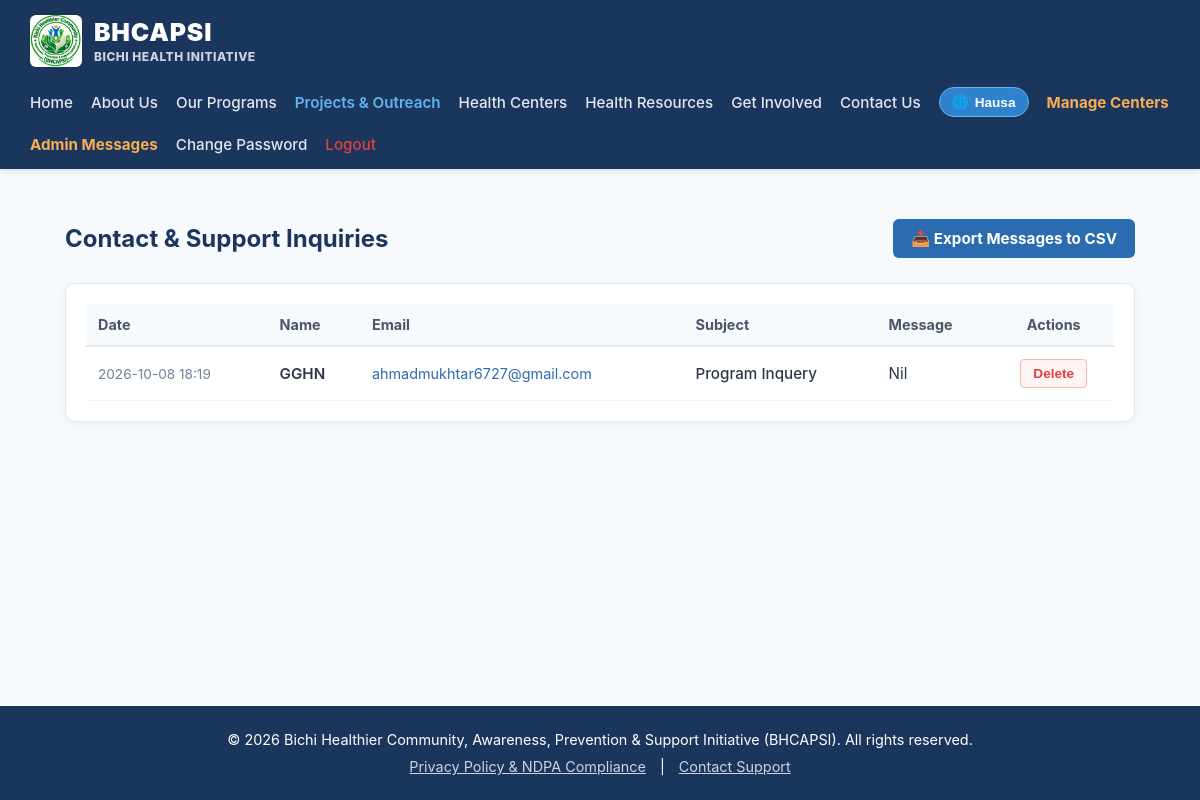
The page /admin/messages (signed in) on the database as committed earlier.
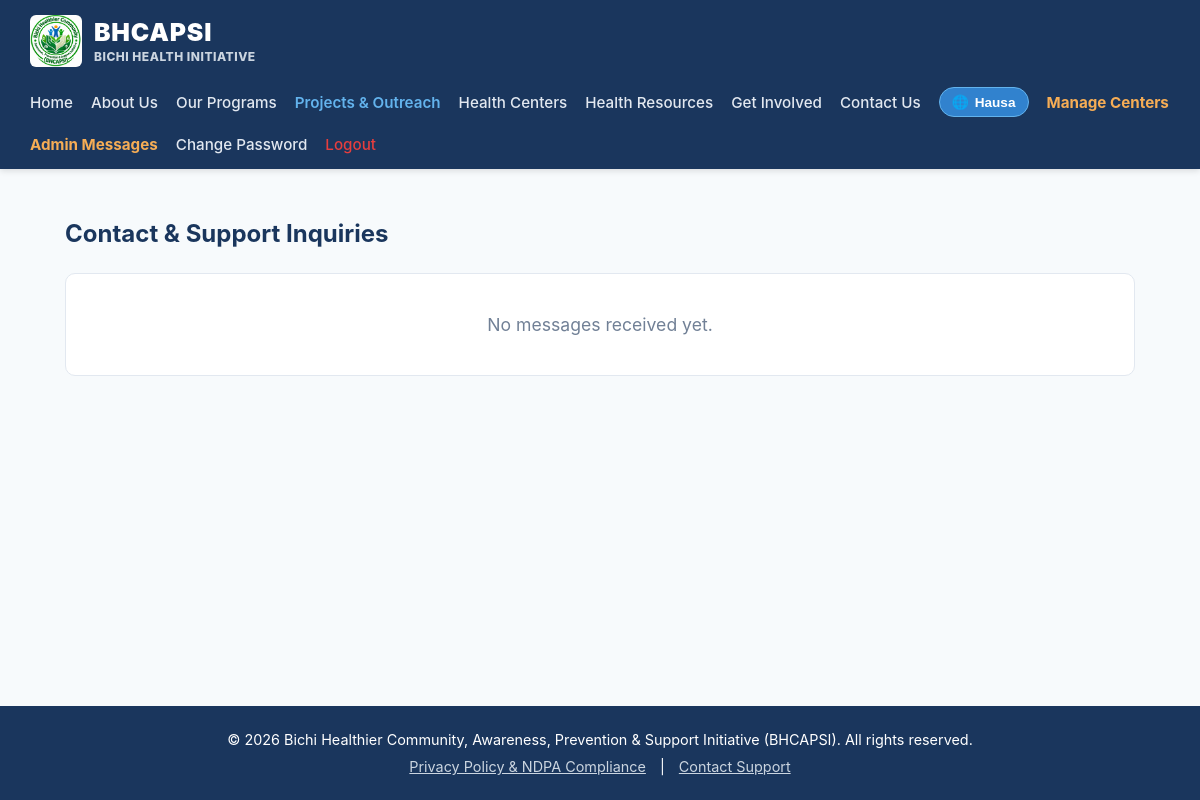
The same page on the database as committed later.
### app.py (models this page shows)
class ContactMessage(db.Model):
    id = db.Column(db.Integer, primary_key=True)
    name = db.Column(db.String(100), nullable=False)
    email = db.Column(db.String(120), nullable=False)
    subject = db.Column(db.String(150), nullable=False)
    message = db.Column(db.Text, nullable=False)
    created_at = db.Column(db.DateTime, default=datetime.utcnow)

### app.py (the view)
@app.route("/admin/messages")
@login_required
def view_messages():
    messages = ContactMessage.query.order_by(ContactMessage.created_at.desc()).all()
    return render_template("admin_messages.html", messages=messages)

### app.py (called while the page is built)
@login_manager.user_loader
def load_user(user_id):
    return db.session.get(User, int(user_id))

### templates/admin_messages.html (shortened to what this page needs)
{% extends "base.html" %}
{% block content %}
<section class="container" style="max-width: 1100px; margin: 30px auto; padding: 0 15px;">
    <div style="display: flex; justify-content: space-between; align-items: center; margin-bottom: 25px;">
        <h2 style="color: #1a365d; margin: 0;">Contact & Support Inquiries</h2>
        {% if messages %}
        <a href="{{ url_for('export_messages_csv') }}" style="background: #2b6cb0; color: #ffffff; font-weight: bold; text-decoration: none; padding: 10px 18px; border-radius: 6px; font-size: 0.95rem; display: inline-flex; align-items: center; gap: 6px;">
            📥 Export Messages to CSV
        </a>
        {% endif %}
    </div>
    {% if messages %}
    <div style="background: #ffffff; border: 1px solid #e2e8f0; border-radius: 10px; padding: 20px; box-shadow: 0 2px 8px rgba(0,0,0,0.05);">
        <div style="overflow-x: auto;">
            <table style="width: 100%; border-collapse: collapse; text-align: left;">
                <thead>
                    <tr style="background-color: #f7fafc; border-bottom: 2px solid #e2e8f0; color: #4a5568; font-size: 0.9rem;">
                        <th style="padding: 12px;">Date</th>
                        <th style="padding: 12px;">Name</th>
                        <th style="padding: 12px;">Email</th>
                        <th style="padding: 12px;">Subject</th>
                        <th style="padding: 12px;">Message</th>
                        <th style="padding: 12px; text-align: center;">Actions</th>
                    </tr>
                </thead>
                <tbody style="color: #2d3748; font-size: 0.95rem;">
                    {% for msg in messages %}
                    <tr style="border-bottom: 1px solid #edf2f7;">
                        <td style="padding: 12px; white-space: nowrap; font-size: 0.85rem; color: #718096;">
                            {{ msg.created_at.strftime('%Y-%m-%d %H:%M') }}
                        </td>
                        <td style="padding: 12px; font-weight: 600;">{{ msg.name }}</td>
                        <td style="padding: 12px; font-size: 0.9rem; color: #2b6cb0;">{{ msg.email }}</td>
                        <td style="padding: 12px; font-weight: 500;">{{ msg.subject }}</td>
                        <td style="padding: 12px; max-width: 300px; line-height: 1.4;">{{ msg.message }}</td>
                        <td style="padding: 12px; text-align: center; white-space: nowrap;">
                            <form action="{{ url_for('delete_message', id=msg.id) }}" method="POST" style="display: inline;" onsubmit="return confirm('Are you sure you want to delete this message?');">
                                <button type="submit" style="background: #fff5f5; color: #e53e3e; border: 1px solid #feb2b2; padding: 6px 12px; border-radius: 4px; font-weight: bold; cursor: pointer; font-size: 0.85rem;">
                                    Delete
                                </button>
                            </form>
                        </td>
                    </tr>
                    {% endfor %}
                </tbody>
            </table>
        </div>
    </div>
    {% else %}
    <div style="background: #ffffff; border: 1px solid #e2e8f0; border-radius: 10px; padding: 40px; text-align: center; color: #718096;">
        <p style="margin: 0; font-size: 1.1rem;">No messages received yet.</p>
    </div>
    {% endif %}
</section>
{% endblock %}

Rows that differ between the two databases and show on the page:
removed ContactMessage: created_at "2026-10-08 18:19", name "GGHN", email "ahmadmukhtar6727@gmail.com", subject "Program Inquery", message "Nil"
Other text that changed with them:
text no longer shown: "📥 Export Messages to CSV Date Name Email Subject Message Actions"
text now shown: "No messages received yet."
